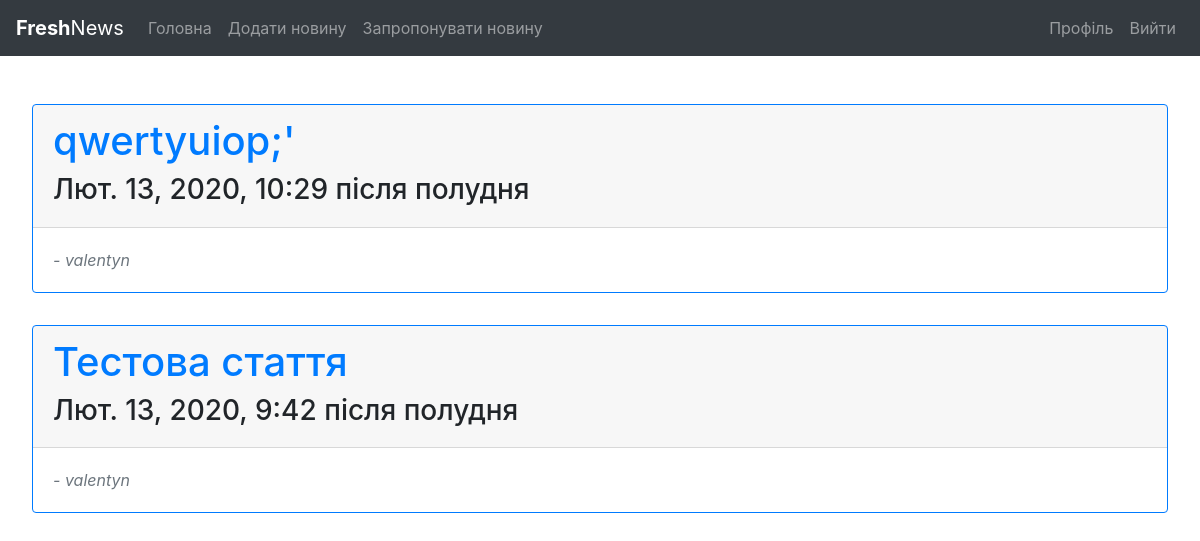
Page / (signed in) on the committed database.
### main/models.py (models this page shows, shortened)
class Post(models.Model):
    title = models.CharField(max_length=256, blank=False)
    text = RichTextField(blank=True, null=True)
    author = models.CharField(max_length=256, blank=True)
    published_date = models.DateTimeField(blank=True, null=True)
    pre_moderation = models.BooleanField(default=False)

### main/views.py (the view)
# urls.py: path('', main_views.news_list, name='news_list'),
@login_required
def news_list(request):
    posts = Post.objects.filter(pre_moderation=True).order_by("-published_date")
    return render(request, 'main/news_list.html', {'posts': posts})

### main/templates/main/news_list.html
{% extends 'base.html' %}
{% load static %}
{% block content %}
{% if posts %}
    {% for post in posts %}
        <div class="card border-primary mb-3">
         <div class="card-header"><h1><a href="{% url 'post_detail' post.id %}">{{ post.title }}</a></h1>
          <h3>{{ post.published_date }}</h3>
         </div>
          <div class="card-body">
              <footer class="text-muted" ><cite title="Source Title">- {{ post.author }}</cite></footer>
          </div>
        </div>
    {% endfor %}
{% else %}
    <div class="text-center">
    <h2 class="font-italic text-muted">Новин ще поки що немає, але Ви можете створити першу :)</h2>
    </div>
{% endif %}
{% endblock content %}

### main/static/css/main.css (style rules this page uses)
.card { margin: 2em; }

### rows in the picture
Post: title "qwertyuiop;'", published_date "Лют. 13, 2020, 10:29 після полудня", author "valentyn"
Post: title "Тестова стаття", published_date "Лют. 13, 2020, 9:42 після полудня", author "valentyn"
